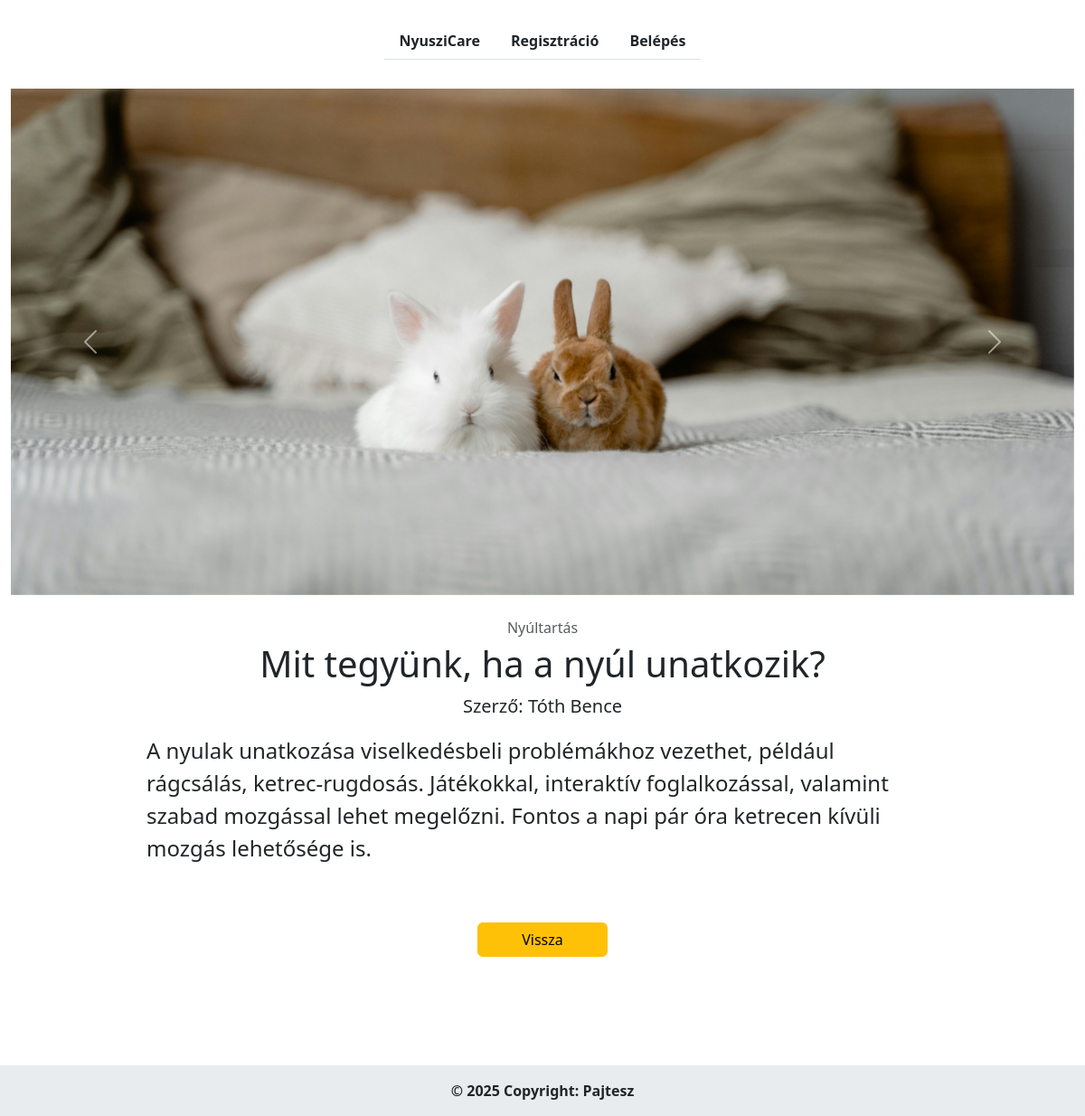
The app's page /cikk.php?id=2 with its own data.
### tables this page shows
CREATE TABLE `cikkek` (
  `id` int(11) NOT NULL AUTO_INCREMENT,
  `cim` varchar(255) NOT NULL,
  `szerzo` varchar(40) NOT NULL,
  `bevezeto` varchar(400) NOT NULL,
  `tartalom` text NOT NULL,
  `kategoria` enum('Nyultartas','Betegsegek','Etetes') NOT NULL,
  PRIMARY KEY (`id`),
  KEY `cikkek_kategoria_index` (`kategoria`)
);

### includes/functions.php (called while the page is built, shortened)
<?php
function url(string $path = ''): string
{
    return BASE_URL . '/' . ltrim($path, '/');
}
function e($value): string
{
    return htmlspecialchars((string)$value, ENT_QUOTES, 'UTF-8');
}
function dbExecute(mysqli $db, string $sql, array $params = []): mysqli_stmt
{
    $stmt = mysqli_prepare($db, $sql);
    if ($params) {
        $types = '';
        foreach ($params as $param) {
            $types .= is_int($param) ? 'i' : 's';
        }
        mysqli_stmt_bind_param($stmt, $types, ...$params);
    }
    mysqli_stmt_execute($stmt);
    return $stmt;
}
function dbFetchOne(mysqli $db, string $sql, array $params = []): ?array
{
    $result = mysqli_stmt_get_result(dbExecute($db, $sql, $params));
    return mysqli_fetch_assoc($result) ?: null;
}

### cikk.php (the view, shortened to what this page needs)
<?php
require __DIR__ . '/includes/init.php';
$cikkId = filter_var($_GET['id'] ?? null, FILTER_VALIDATE_INT, ['options' => ['min_range' => 1]]);
$cikk = $cikkId
    ? dbFetchOne($connection, 'SELECT cim, szerzo, tartalom, kategoria FROM cikkek WHERE id = ?', [$cikkId])
    : null;
include __DIR__ . '/includes/header.php';
include __DIR__ . '/includes/carousel.php';
?>
<article class="container my-4" style="max-width: 900px;">
  <p class="text-center text-muted mb-1"><?php print e(KATEGORIAK[$cikk['kategoria']]) ?></p>
  <h1 class="text-center"><?php print e($cikk['cim']) ?></h1>
  <p class="fs-5 text-center">Szerző: <?php print e($cikk['szerzo']) ?></p>
  <p class="fs-4"><?php print nl2br(e($cikk['tartalom'])) ?></p>
  <div class="text-center">
    <a class="btn btn-warning my-5 px-5" href="<?php print url('index.php?kategoria=' . urlencode($cikk['kategoria'])) ?>">Vissza</a>
  </div>
</article>
<?php include __DIR__ . '/includes/footer.php'; ?>

### records on screen
cikkek: kategoria "Nyúltartás", cim "Mit tegyünk, ha a nyúl unatkozik?", szerzo "Tóth Bence", tartalom "A nyulak unatkozása viselkedésbeli problémákhoz vezethet, például rágcsálás, ketrec-rugdosás. Játékokkal, interaktív foglalkozással, valamint szabad mozgással lehet megelőzni. Fontos a napi pár óra ketrecen kívüli mozgás lehetősége is."
